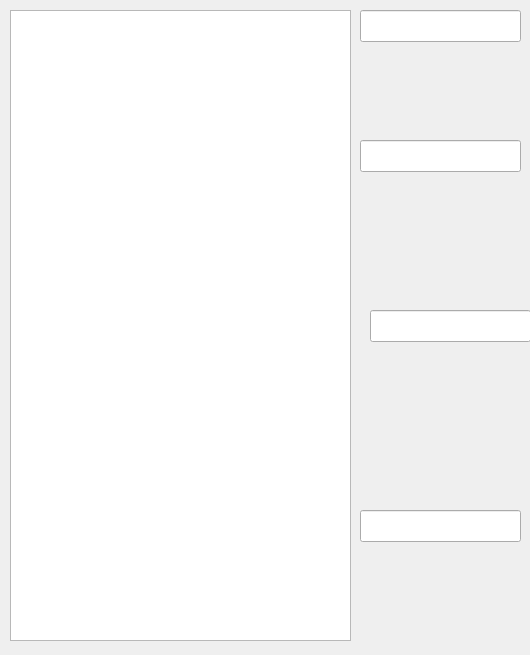
<?xml version="1.0" encoding="UTF-8"?>
<ui version="4.0">
 <class>Dialog</class>
 <widget class="QDialog" name="Dialog">
  <property name="geometry">
   <rect>
    <x>0</x>
    <y>0</y>
    <width>530</width>
    <height>655</height>
   </rect>
  </property>
  <property name="windowTitle">
   <string>Dialog</string>
  </property>
  <widget class="QTextBrowser" name="textBrowser">
   <property name="geometry">
    <rect>
     <x>10</x>
     <y>10</y>
     <width>341</width>
     <height>631</height>
    </rect>
   </property>
  </widget>
  <widget class="QLineEdit" name="lineEdit">
   <property name="geometry">
    <rect>
     <x>360</x>
     <y>10</y>
     <width>161</width>
     <height>32</height>
    </rect>
   </property>
  </widget>
  <widget class="QLineEdit" name="lineEdit_2">
   <property name="geometry">
    <rect>
     <x>360</x>
     <y>140</y>
     <width>161</width>
     <height>32</height>
    </rect>
   </property>
  </widget>
  <widget class="QLineEdit" name="lineEdit_3">
   <property name="geometry">
    <rect>
     <x>370</x>
     <y>310</y>
     <width>161</width>
     <height>32</height>
    </rect>
   </property>
  </widget>
  <widget class="QLineEdit" name="lineEdit_4">
   <property name="geometry">
    <rect>
     <x>360</x>
     <y>510</y>
     <width>161</width>
     <height>32</height>
    </rect>
   </property>
  </widget>
 </widget>
 <resources/>
 <connections/>
</ui>
